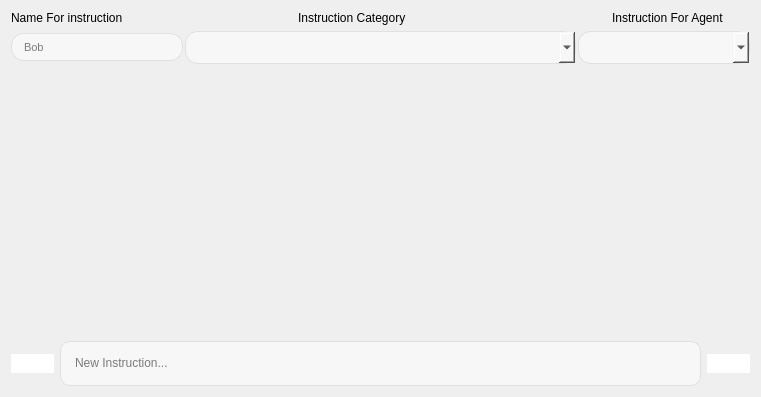
          <widget class="QWidget" name="page_4">
           <layout class="QGridLayout" name="gridLayout_9">
            <item row="0" column="0" colspan="2">
             <layout class="QGridLayout" name="gridLayout_6">
              <property name="horizontalSpacing">
               <number>2</number>
              </property>
              <item row="0" column="0">
               <widget class="QLabel" name="label_3">
                <property name="sizePolicy">
                 <sizepolicy hsizetype="Fixed" vsizetype="Fixed">
                  <horstretch>0</horstretch>
                  <verstretch>0</verstretch>
                 </sizepolicy>
                </property>
                <property name="text">
                 <string>Name For instruction</string>
                </property>
               </widget>
              </item>
              <item row="1" column="3">
               <widget class="QComboBox" name="comboBox_list_agent_for_create_instruction_create">
                <property name="sizePolicy">
                 <sizepolicy hsizetype="Fixed" vsizetype="Fixed">
                  <horstretch>0</horstretch>
                  <verstretch>0</verstretch>
                 </sizepolicy>
                </property>
                <property name="minimumSize">
                 <size>
                  <width>172</width>
                  <height>0</height>
                 </size>
                </property>
                <property name="styleSheet">
                 <string notr="true">QComboBox {
    background-color: #F7F7F7;
    border: 1px solid #E0E0E0;
    border-radius: 13px;  /* Borda arredondada */
    color: black;  /* Cor do texto */
    font-size: 16px;  /* Tamanho da fonte */
    padding: 5px 10px;  /* Espaçamento interno */
}

QComboBox:hover {
    background-color: #EDEDED; /* Fundo ao passar o mouse */
}

QComboBox:pressed {
    background-color: #DCDCDC; /* Fundo ao pressionar */
}

QComboBox QAbstractItemView {
    background-color: #F7F7F7;
    border: 1px solid #E0E0E0;
    selection-background-color: #EDEDED;
    selection-color: black;
    border-radius: 10px;  /* Borda arredondada para a lista */
    font-size: 16px; /* Ajuste de fonte para itens */
}
</string>
                </property>
               </widget>
              </item>
              <item row="1" column="0">
               <widget class="QLineEdit" name="NameForInstruction_create">
                <property name="sizePolicy">
                 <sizepolicy hsizetype="Fixed" vsizetype="Fixed">
                  <horstretch>0</horstretch>
                  <verstretch>0</verstretch>
                 </sizepolicy>
                </property>
                <property name="minimumSize">
                 <size>
                  <width>172</width>
                  <height>0</height>
                 </size>
                </property>
                <property name="styleSheet">
                 <string notr="true">QLineEdit {
    background-color: #F7F7F7; /* Fundo principal */
    border: 1px solid #E0E0E0; /* Borda */
    border-radius: 13px; /* Borda arredondada */
    color: black; /* Cor do texto */
    font-size: 11px; /* Tamanho da fonte */
    padding: 5px 10px; /* Espaçamento interno */
    selection-background-color: #DCDCDC; /* Fundo da seleção de texto */
    selection-color: black; /* Cor do texto selecionado */
}

QLineEdit:hover {
    background-color: #EDEDED; /* Fundo ao passar o mouse */
}

QLineEdit:focus {
    background-color: #FFFFFF; /* Fundo ao focar */
    border: 1px solid #A0A0A0; /* Borda ao focar */
}

QLineEdit:disabled {
    background-color: #F0F0F0; /* Fundo quando desabilitado */
    border: 1px solid #C0C0C0; /* Borda quando desabilitado */
    color: #A0A0A0; /* Cor do texto desabilitado */
}
</string>
                </property>
                <property name="placeholderText">
                 <string>Bob</string>
                </property>
               </widget>
              </item>
              <item row="0" column="3">
               <widget class="QLabel" name="label_4">
                <property name="sizePolicy">
                 <sizepolicy hsizetype="Fixed" vsizetype="Preferred">
                  <horstretch>0</horstretch>
                  <verstretch>0</verstretch>
                 </sizepolicy>
                </property>
                <property name="text">
                 <string>Instruction For Agent</string>
                </property>
                <property name="indent">
                 <number>34</number>
                </property>
               </widget>
              </item>
              <item row="1" column="1" colspan="2">
               <widget class="QComboBox" name="comboBox_category_instruction_create">
                <property name="styleSheet">
                 <string notr="true">QComboBox {
    background-color: #F7F7F7;
    border: 1px solid #E0E0E0;
    border-radius: 13px;  /* Borda arredondada */
    color: black;  /* Cor do texto */
    font-size: 16px;  /* Tamanho da fonte */
    padding: 5px 10px;  /* Espaçamento interno */
}

QComboBox:hover {
    background-color: #EDEDED; /* Fundo ao passar o mouse */
}

QComboBox:pressed {
    background-color: #DCDCDC; /* Fundo ao pressionar */
}

QComboBox QAbstractItemView {
    background-color: #F7F7F7;
    border: 1px solid #E0E0E0;
    selection-background-color: #EDEDED;
    selection-color: black;
    border-radius: 10px;  /* Borda arredondada para a lista */
    font-size: 16px; /* Ajuste de fonte para itens */
}
</string>
                </property>
               </widget>
              </item>
              <item row="0" column="1" colspan="2">
               <widget class="QLabel" name="label_5">
                <property name="text">
                 <string>Instruction Category</string>
                </property>
                <property name="indent">
                 <number>113</number>
                </property>
               </widget>
              </item>
             </layout>
            </item>
            <item row="1" column="0" colspan="2">
             <spacer name="verticalSpacer_4">
              <property name="orientation">
               <enum>Qt::Vertical</enum>
              </property>
              <property name="sizeType">
               <enum>QSizePolicy::Expanding</enum>
              </property>
              <property name="sizeHint" stdset="0">
               <size>
                <width>20</width>
                <height>271</height>
               </size>
              </property>
             </spacer>
            </item>
            <item row="2" column="0" colspan="2">
             <layout class="QGridLayout" name="gridLayout_7">
              <property name="horizontalSpacing">
               <number>6</number>
              </property>
              <item row="0" column="0">
               <widget class="QCustomQPushButton" name="BacktoEditinstruction_create">
                <property name="sizePolicy">
                 <sizepolicy hsizetype="Maximum" vsizetype="Maximum">
                  <horstretch>0</horstretch>
                  <verstretch>0</verstretch>
                 </sizepolicy>
                </property>
                <property name="styleSheet">
                 <string notr="true">            QPushButton {
                background-color: white;

                border-radius: 13px;  /* Borda arredondada (círculo) */
                color: black;  /* Cor do texto alterada para preto */
                font-size: 16px;  /* Ajuste do tamanho do ícone */
            }
            QPushButton:hover {
                background-color: #EDEDED;
            }
            QPushButton:pressed {
                background-color: #DCDCDC;
            }
</string>
                </property>
                <property name="text">
                 <string/>
                </property>
                <property name="icon">
                 <iconset resource="../Qss/icons/_icons.qrc">
                  <normaloff>:/material_design/icons/material_design/keyboard_backspace.png</normaloff>:/material_design/icons/material_design/keyboard_backspace.png</iconset>
                </property>
                <property name="iconSize">
                 <size>
                  <width>27</width>
                  <height>27</height>
                 </size>
                </property>
               </widget>
              </item>
              <item row="0" column="2">
               <widget class="QTextEdit" name="New_instruction_html_create">
                <property name="sizePolicy">
                 <sizepolicy hsizetype="Preferred" vsizetype="Preferred">
                  <horstretch>0</horstretch>
                  <verstretch>0</verstretch>
                 </sizepolicy>
                </property>
                <property name="minimumSize">
                 <size>
                  <width>641</width>
                  <height>45</height>
                 </size>
                </property>
                <property name="maximumSize">
                 <size>
                  <width>641</width>
                  <height>45</height>
                 </size>
                </property>
                <property name="styleSheet">
                 <string notr="true">            QTextEdit {
                border: 1px solid #E0E0E0;
                padding: 10px;
                border-radius: 10px;
                background-color: #F7F7F7;
                color: black;  /* Cor do texto alterada para preto */
            }</string>
                </property>
                <property name="placeholderText">
                 <string>New Instruction...</string>
                </property>
               </widget>
              </item>
              <item row="0" column="3">
               <widget class="QCustomQPushButton" name="CreateInstructionbutton_create">
                <property name="sizePolicy">
                 <sizepolicy hsizetype="Fixed" vsizetype="Fixed">
                  <horstretch>0</horstretch>
                  <verstretch>0</verstretch>
                 </sizepolicy>
                </property>
                <property name="styleSheet">
                 <string notr="true">            QPushButton {
                background-color: white;

                border-radius: 13px;  /* Borda arredondada (círculo) */
                color: black;  /* Cor do texto alterada para preto */
                font-size: 16px;  /* Ajuste do tamanho do ícone */
            }
            QPushButton:hover {
                background-color: #EDEDED;
            }
            QPushButton:pressed {
                background-color: #DCDCDC;
            }
</string>
                </property>
                <property name="text">
                 <string/>
                </property>
                <property name="icon">
                 <iconset resource="../Qss/icons/_icons.qrc">
                  <normaloff>:/material_design/icons/material_design/create.png</normaloff>:/material_design/icons/material_design/create.png</iconset>
                </property>
                <property name="iconSize">
                 <size>
                  <width>37</width>
                  <height>41</height>
                 </size>
                </property>
               </widget>
              </item>
             </layout>
            </item>
           </layout>
          </widget>
